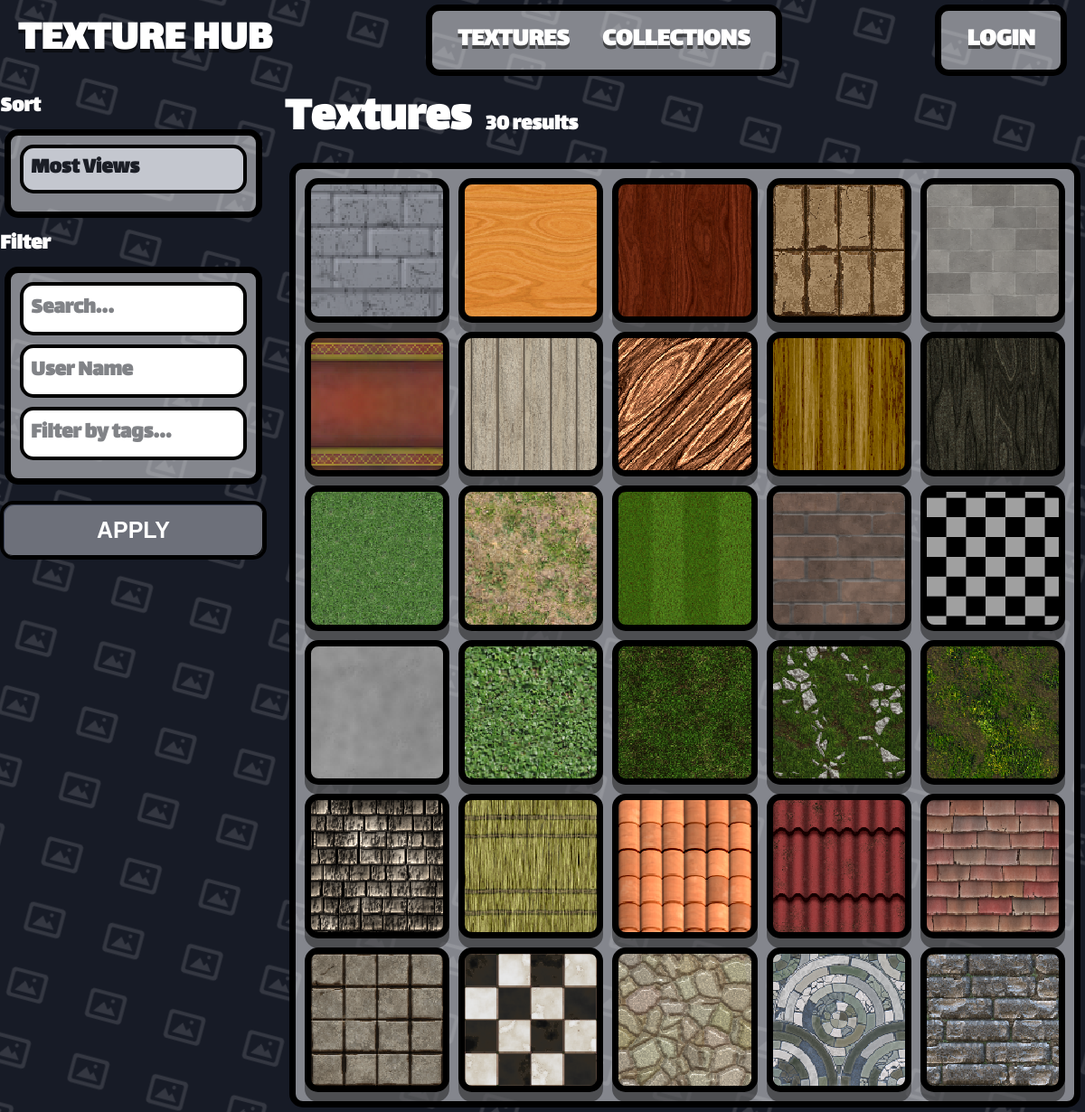
Page /0 on the committed database.
### app.py (models this page shows)
class Texture(db.Model):
    __tablename__ = 'Texture'
    texture_id = db.Column(db.Integer, primary_key=True)
    texture_name = db.Column(db.String(80), unique=True, nullable=False)
    texture_address = db.Column(db.String(120), nullable=False)
    texture_user_id = db.Column(db.Integer, default=0)
    texture_tags = db.Column(db.String(200), nullable=True)

### app.py (the view)
@app.route('/<int:page>', methods=["POST", "GET"])
def home(page=0):
    if page == 0: # Textures Page
        page_items = Texture.query.all()
        name_field = 'texture_name'
        tags_field = 'texture_tags'
        owner_field = 'texture_user_id'
    elif page == 1: # Colections Page
        page_items = Collection.query.all()
        name_field = 'collection_name'
        tags_field = None
        owner_field = 'collection_user_id'
    else: # Error exeption
        page_items = []
        name_field = None
        tags_field = None
        owner_field = None
    if request.method == 'POST':
        sort = request.form.get('sort', '')
        search_query = request.form.get('search', '').strip()
        tag_query = request.form.get('tags', '').strip()
        user_query = request.form.get('user', '').strip()
    else:
        search_query = request.args.get('search', '').strip()
        tag_query = request.args.get('tags', '').strip()
        user_query = request.args.get('user', '').strip()
        sort = request.args.get('sort', '')
    if search_query and len(search_query) < 20:
        lower_search = search_query.lower()
        matched_by_name = [
            item for item in page_items
            if lower_search in (getattr(item, name_field, '') or '').lower()
        ]
    else:
        matched_by_name = page_items
    if user_query and owner_field and len(user_query) < 20:
        owner = User.query.filter_by(user_name=user_query).first()
        if owner:
            matched_by_user = [
                item for item in page_items
                if getattr(item, owner_field, None) == owner.user_id
            ]
        else:
            matched_by_user = []
    else:
        matched_by_user = page_items
    if tags_field and tag_query and len(tag_query) < 20:
        selected_tags = [
            tag.strip().lower()
            for tag in tag_query.split(',')
            if tag.strip()
        ]
        matched_by_tags = []
        for item in page_items:
            raw_tags = getattr(item, tags_field, '') or ''
            item_tag_list = [
                tag.strip().lower()
                for tag in raw_tags.split(',')
                if tag.strip()
            ]
            if any(tag in item_tag_list for tag in selected_tags):
                matched_by_tags.append(item)
    else:
        matched_by_tags = page_items
    filtered_items = [
        item for item in page_items
        if item in matched_by_name and item in matched_by_tags and item in matched_by_user
    ]
    if page == 0:
        view_counts = dict(
            db.session.query(
                Texture_Views.texture_id,
                func.count(Texture_Views.texture_views_id)
            )
            .group_by(Texture_Views.texture_id)
            .all()
        )
        download_counts = dict(
            db.session.query(
                Texture_Downloads.texture_id,
                func.count(Texture_Downloads.texture_downloads_id)
            )
            .group_by(Texture_Downloads.texture_id)
            .all()
        )
    else:
        view_counts = {}
        download_counts = {}
    match sort:
        case 'Downloads':
            filtered_items = sorted(
                filtered_items,
                key=lambda item: download_counts.get(getattr(item, 'texture_id', None), 0),
                reverse=True
            )
        case 'ascending':
            filtered_items = sorted(
                filtered_items,
                key=lambda item: (getattr(item, name_field, '') or '').lower()
            )
        case 'descending':
            filtered_items = sorted(
                filtered_items,
                key=lambda item: (getattr(item, name_field, '') or '').lower(),
                reverse=True
            )
        case _:  ## Default 'Views'
            filtered_items = sorted(
                filtered_items,
                key=lambda item: view_counts.get(getattr(item, 'texture_id', None), 0),
                reverse=True
            )
    return render_template(
        'home.html',
        user=get_current_user(),
        items=filtered_items,
        page=page,
        search_query=search_query,
        tag_query=tag_query,
        user_query=user_query
    )

### app.py (called while the page is built)
def get_current_user():
    user_id = session.get('user_id')
    if user_id is None:
        return None
    return User.query.get(user_id)

@app.template_filter('texture_url')
def texture_image_url(address):
    if not address:
        return DEFAULT_TEXTURE_URL
    addr = str(address).strip().replace('\\', '/')
    if addr.startswith('/static/images/'):
        rel = addr[len('/static/images/') :]
    elif addr.startswith('static/images/'):
        rel = addr[len('static/images/') :]
    else:
        rel = os.path.basename(addr)
    rel = os.path.basename(rel)
    if not rel or rel.startswith('.'):
        return DEFAULT_TEXTURE_URL
    full = os.path.join(STATIC_IMAGES_DIR, rel)
    if os.path.isfile(full):
        return f'/static/images/{rel}'
    return DEFAULT_TEXTURE_URL

### templates/home.html (shortened to what this page needs)
{% extends "template.html" %}
{% block content %}
<div class="th-textures-layout">
    <aside class="th-sidebar">
        <form action="/{{ page }}" method="post">
            <label class="th-label" for="sort">Sort</label>
            <div class="container">
                <div class="th-filter-group">
                    <select class="th-input th-select" id="sort" name="sort">
                        <option value="views">Most Views</option>
                    </select>
                </div>
            </div>
            <label class="th-label" for="search">Filter</label>
            <div class="container">
                <div class="th-filter-group">
                    <input class="th-input" id="search" type="text" name="search" placeholder="Search..." value="{{ search_query }}">
                </div>
                <div class="th-filter-group">
                    <input class="th-input" id="user" type="text" name="user" placeholder="User Name" value="{{ user_query }}">
                </div>
                <div class="th-filter-group">
                    <input class="th-input" id="tags" type="text" name="tags" placeholder="Filter by tags..." value="{{ tag_query }}">
                </div>
            </div>
            <button class="th-btn th-btn-block" type="submit">Apply</button>
        </form>
    </aside>
    <section class="th-textures-main">
        <div class="th-textures-header">
            <h1>{% if page == 1 %}Collections{% else %}Textures{% endif %}</h1>
            <div class="th-results-count">{{ items|length }} results</div>
        </div>
        <div class="container">
            <div class="th-grid-scroll">
                <div class="th-texture-grid">
                    {% for item in items %}
                        {% if page == 0 %}
                            {% include "texture_template.html" %}
                        {% elif page == 1 %}
                            {% include "collection_template.html" %}
                        {% endif %}
                    {% endfor %}
                </div>
            </div>
        </div>
    </section>
</div>
{% endblock %}

### templates/template.html (shortened to what this page needs)
<!DOCTYPE html>
<html lang="en">
<head>
    <link rel="stylesheet" href="https://cdnjs.cloudflare.com/ajax/libs/font-awesome/6.5.2/css/all.min.css">
    <link rel="stylesheet" href="/static/style.css">
</head>
<body class="th-body">
    {% if request.endpoint not in ('login', 'signup') %}
    <header class="th-navbar">
        <a href="/" class="th-brand">TEXTURE HUB</a>
        <div class="container">
            <ul class="th-nav-links">
                <li><a href="/0" class="th-nav-link {% if request.path == '/' %}is-active{% endif %}">TEXTURES</a></li>
                <li><a href="/1" class="th-nav-link {% if request.path == '/collections' %}is-active{% endif %}">COLLECTIONS</a></li>
            </ul>
        </div>
        <div class="container">
            <ul class="th-nav-links">
                {% if user %}
                    <li><a class="th-nav-link" href="/user/{{ user.user_name }}">{{ user.user_name }}</a></li>
                {% else %}
                    <li><a href="/login" class="th-nav-link {% if request.path == '/' %}is-active{% endif %}">Login</a></li>
                {% endif %}
            </ul>
        </div>
    </header>
    {% endif %}
    <main class="th-page">
        {% block content %}
        {% endblock %}
    </main>
</body>
</html>

### templates/texture_template.html
<a href="/texture/{{ item.texture_id }}" class="item" style="background-image: url('{{ item.texture_address | texture_url }}'); background-size: cover; background-position: center; background-repeat: no-repeat;">
    <div class="item-thumb"></div>
</a>

### rows in the picture
Texture: texture_address|texture_url (picture)
Texture: texture_address|texture_url (picture)
Texture: texture_address|texture_url (picture)
Texture: texture_address|texture_url (picture)
Texture: texture_address|texture_url (picture)
Texture: texture_address|texture_url (picture)
Texture: texture_address|texture_url (picture)
Texture: texture_address|texture_url (picture)
Texture: texture_address|texture_url (picture)
Texture: texture_address|texture_url (picture)
Texture: texture_address|texture_url (picture)
Texture: texture_address|texture_url (picture)
Texture: texture_address|texture_url (picture)
Texture: texture_address|texture_url (picture)
Texture: shows a picture
Texture: texture_address|texture_url (picture)
Texture: texture_address|texture_url (picture)
Texture: texture_address|texture_url (picture)
Texture: texture_address|texture_url (picture)
Texture: texture_address|texture_url (picture)
Texture: texture_address|texture_url (picture)
Texture: texture_address|texture_url (picture)
Texture: texture_address|texture_url (picture)
Texture: texture_address|texture_url (picture)
Texture: texture_address|texture_url (picture)
Texture: texture_address|texture_url (picture)
Texture: texture_address|texture_url (picture)
Texture: texture_address|texture_url (picture)
Texture: texture_address|texture_url (picture)
Texture: texture_address|texture_url (picture)

### other values in the picture
{{ items|length }} "30"
